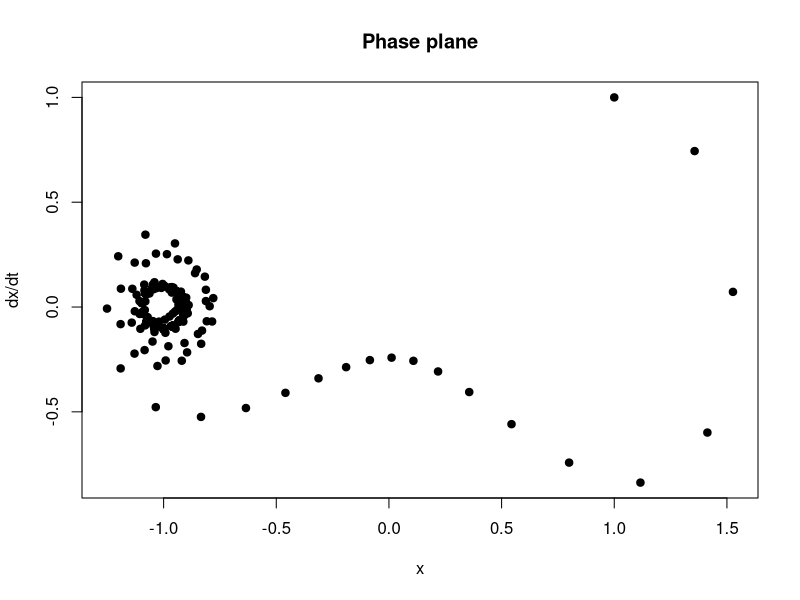
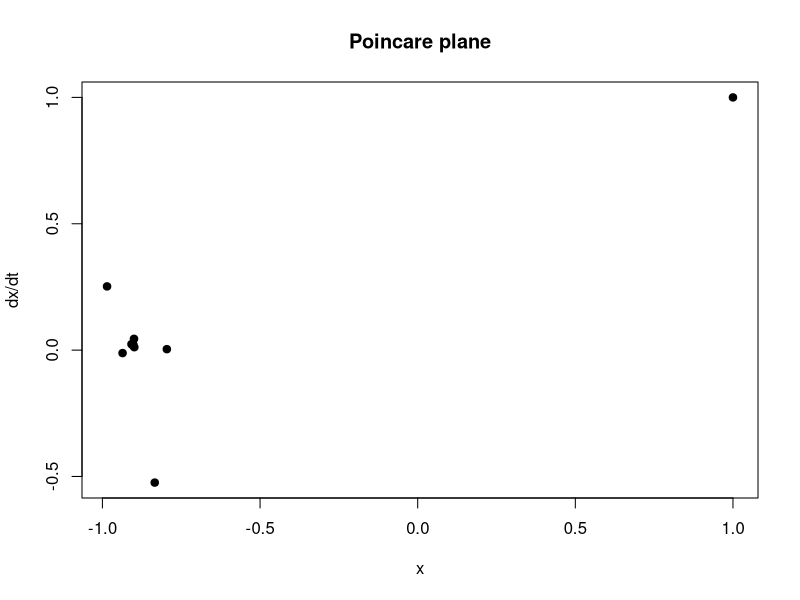

Recreate these plots in R, in order.
library(deSolve)

# model settings: forced duffing equation (fde)
mymodel = function(time, state, pars){
    with(as.list(c(state, pars)),{
        du = v
        dv = beta*u - u^3 - delta*v + gamma*cos(theta)
        dtheta = omega
        return(list(c(du, dv, dtheta)))
    })
}

# set up parameters
pars = c(beta=1, delta=0.25, gamma=0.1, omega=1.0) 

N = 10000
int = 16
times = seq(0, N*2*pi/pars[4], 2*pi/(int*pars[4]))  # time interval
ini = c(u=1, v=1, theta=times[1])  # initial value

# ?ode
fde <- ode(y=ini, func=mymodel, times=times, parms=pars)

# phase plane
plot(x=fde[,2], y=fde[,3], xlab='x', ylab='dx/dt', pch=19, main='Phase plane')

# Poincare plane
length = dim(fde)[1]
plot(x=fde[,2][seq(1,length,int)], y=fde[,3][seq(1,length,int)], xlab='x', ylab='dx/dt', pch=19, main='Poincare plane')


## gamma=0.3
pars = c(beta=1, delta=0.25, gamma=0.3, omega=1.0) 


## other parameters
pars = c(beta=1, delta=0.25, gamma=0.1, omega=2.0) 
pars = c(beta=1, delta=0.25, gamma=0.3, omega=2.0) 

pars = c(beta=1, delta=0.25, gamma=0.1, omega=0.5) 
pars = c(beta=1, delta=0.25, gamma=0.05, omega=0.5) 
pars = c(beta=1, delta=0.25, gamma=0.05, omega=1.0) 

pars = c(beta=1, delta=0.25, gamma=0.05, omega=3.0) 
pars = c(beta=1, delta=0.25, gamma=0.1, omega=3.0) 
